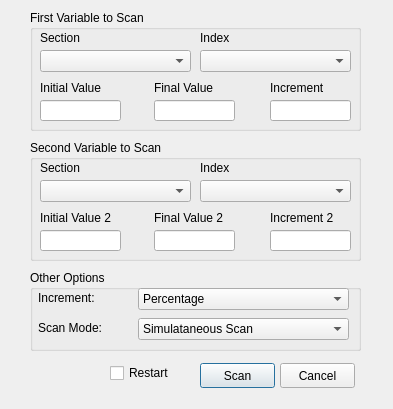
<?xml version="1.0" encoding="UTF-8"?>
<ui version="4.0">
 <class>ScanDialog</class>
 <widget class="QDialog" name="ScanDialog">
  <property name="geometry">
   <rect>
    <x>0</x>
    <y>0</y>
    <width>393</width>
    <height>409</height>
   </rect>
  </property>
  <property name="windowTitle">
   <string>Dialog</string>
  </property>
  <widget class="QPushButton" name="pushButton">
   <property name="geometry">
    <rect>
     <x>200</x>
     <y>363</y>
     <width>75</width>
     <height>25</height>
    </rect>
   </property>
   <property name="text">
    <string>Scan</string>
   </property>
  </widget>
  <widget class="QPushButton" name="pushButton_2">
   <property name="geometry">
    <rect>
     <x>280</x>
     <y>363</y>
     <width>75</width>
     <height>25</height>
    </rect>
   </property>
   <property name="text">
    <string>Cancel</string>
   </property>
  </widget>
  <widget class="QCheckBox" name="checkBox">
   <property name="geometry">
    <rect>
     <x>110</x>
     <y>363</y>
     <width>84</width>
     <height>20</height>
    </rect>
   </property>
   <property name="toolTip">
    <string>If this is checked then each subsequent run will use the restart files from the previous run</string>
   </property>
   <property name="text">
    <string>Restart </string>
   </property>
  </widget>
  <widget class="QGroupBox" name="groupBox">
   <property name="geometry">
    <rect>
     <x>30</x>
     <y>10</y>
     <width>331</width>
     <height>121</height>
    </rect>
   </property>
   <property name="title">
    <string>First Variable to Scan</string>
   </property>
   <widget class="QLineEdit" name="incrementLine">
    <property name="geometry">
     <rect>
      <x>240</x>
      <y>90</y>
      <width>81</width>
      <height>21</height>
     </rect>
    </property>
   </widget>
   <widget class="QLabel" name="label_3">
    <property name="geometry">
     <rect>
      <x>10</x>
      <y>70</y>
      <width>81</width>
      <height>16</height>
     </rect>
    </property>
    <property name="text">
     <string>Initial Value</string>
    </property>
   </widget>
   <widget class="QLabel" name="label_5">
    <property name="geometry">
     <rect>
      <x>240</x>
      <y>70</y>
      <width>81</width>
      <height>16</height>
     </rect>
    </property>
    <property name="text">
     <string>Increment</string>
    </property>
   </widget>
   <widget class="QComboBox" name="indexCombo">
    <property name="geometry">
     <rect>
      <x>170</x>
      <y>40</y>
      <width>151</width>
      <height>22</height>
     </rect>
    </property>
   </widget>
   <widget class="QLabel" name="label">
    <property name="geometry">
     <rect>
      <x>10</x>
      <y>20</y>
      <width>56</width>
      <height>15</height>
     </rect>
    </property>
    <property name="text">
     <string>Section</string>
    </property>
   </widget>
   <widget class="QLineEdit" name="finalLine">
    <property name="geometry">
     <rect>
      <x>124</x>
      <y>90</y>
      <width>81</width>
      <height>21</height>
     </rect>
    </property>
   </widget>
   <widget class="QLabel" name="label_2">
    <property name="geometry">
     <rect>
      <x>170</x>
      <y>20</y>
      <width>56</width>
      <height>15</height>
     </rect>
    </property>
    <property name="text">
     <string>Index</string>
    </property>
   </widget>
   <widget class="QLabel" name="label_4">
    <property name="geometry">
     <rect>
      <x>124</x>
      <y>70</y>
      <width>71</width>
      <height>16</height>
     </rect>
    </property>
    <property name="text">
     <string>Final Value</string>
    </property>
   </widget>
   <widget class="QLineEdit" name="initialLine">
    <property name="geometry">
     <rect>
      <x>10</x>
      <y>90</y>
      <width>81</width>
      <height>21</height>
     </rect>
    </property>
   </widget>
   <widget class="QComboBox" name="sectionCombo">
    <property name="geometry">
     <rect>
      <x>10</x>
      <y>40</y>
      <width>151</width>
      <height>22</height>
     </rect>
    </property>
   </widget>
  </widget>
  <widget class="QGroupBox" name="groupBox_3">
   <property name="geometry">
    <rect>
     <x>30</x>
     <y>140</y>
     <width>331</width>
     <height>121</height>
    </rect>
   </property>
   <property name="title">
    <string>Second Variable to Scan</string>
   </property>
   <widget class="QComboBox" name="sectionCombo_2">
    <property name="geometry">
     <rect>
      <x>10</x>
      <y>40</y>
      <width>151</width>
      <height>22</height>
     </rect>
    </property>
   </widget>
   <widget class="QComboBox" name="indexCombo_2">
    <property name="geometry">
     <rect>
      <x>170</x>
      <y>40</y>
      <width>151</width>
      <height>22</height>
     </rect>
    </property>
   </widget>
   <widget class="QLabel" name="label_9">
    <property name="geometry">
     <rect>
      <x>10</x>
      <y>20</y>
      <width>56</width>
      <height>15</height>
     </rect>
    </property>
    <property name="text">
     <string>Section</string>
    </property>
   </widget>
   <widget class="QLabel" name="label_10">
    <property name="geometry">
     <rect>
      <x>170</x>
      <y>20</y>
      <width>56</width>
      <height>15</height>
     </rect>
    </property>
    <property name="text">
     <string>Index</string>
    </property>
   </widget>
   <widget class="QLineEdit" name="finalLine2">
    <property name="geometry">
     <rect>
      <x>124</x>
      <y>90</y>
      <width>81</width>
      <height>21</height>
     </rect>
    </property>
   </widget>
   <widget class="QLabel" name="label_7">
    <property name="geometry">
     <rect>
      <x>10</x>
      <y>70</y>
      <width>81</width>
      <height>16</height>
     </rect>
    </property>
    <property name="text">
     <string>Initial Value 2</string>
    </property>
   </widget>
   <widget class="QLineEdit" name="initialLine2">
    <property name="geometry">
     <rect>
      <x>10</x>
      <y>90</y>
      <width>81</width>
      <height>21</height>
     </rect>
    </property>
   </widget>
   <widget class="QLabel" name="label_6">
    <property name="geometry">
     <rect>
      <x>240</x>
      <y>70</y>
      <width>81</width>
      <height>16</height>
     </rect>
    </property>
    <property name="text">
     <string>Increment 2</string>
    </property>
   </widget>
   <widget class="QLabel" name="label_8">
    <property name="geometry">
     <rect>
      <x>124</x>
      <y>70</y>
      <width>81</width>
      <height>16</height>
     </rect>
    </property>
    <property name="text">
     <string>Final Value 2</string>
    </property>
   </widget>
   <widget class="QLineEdit" name="incrementLine2">
    <property name="geometry">
     <rect>
      <x>240</x>
      <y>90</y>
      <width>81</width>
      <height>21</height>
     </rect>
    </property>
   </widget>
  </widget>
  <widget class="QGroupBox" name="groupBox_2">
   <property name="geometry">
    <rect>
     <x>30</x>
     <y>270</y>
     <width>331</width>
     <height>81</height>
    </rect>
   </property>
   <property name="title">
    <string>Other Options</string>
   </property>
   <widget class="QLabel" name="label_12">
    <property name="geometry">
     <rect>
      <x>8</x>
      <y>20</y>
      <width>91</width>
      <height>16</height>
     </rect>
    </property>
    <property name="text">
     <string>Increment:</string>
    </property>
   </widget>
   <widget class="QComboBox" name="comboBox">
    <property name="geometry">
     <rect>
      <x>108</x>
      <y>48</y>
      <width>211</width>
      <height>22</height>
     </rect>
    </property>
    <item>
     <property name="text">
      <string>Simulataneous Scan</string>
     </property>
    </item>
    <item>
     <property name="text">
      <string>Full Scan</string>
     </property>
    </item>
   </widget>
   <widget class="QComboBox" name="comboBox_2">
    <property name="geometry">
     <rect>
      <x>108</x>
      <y>18</y>
      <width>211</width>
      <height>22</height>
     </rect>
    </property>
    <item>
     <property name="text">
      <string>Percentage</string>
     </property>
    </item>
    <item>
     <property name="text">
      <string>Raw</string>
     </property>
    </item>
   </widget>
   <widget class="QLabel" name="label_11">
    <property name="geometry">
     <rect>
      <x>8</x>
      <y>50</y>
      <width>91</width>
      <height>16</height>
     </rect>
    </property>
    <property name="text">
     <string>Scan Mode:</string>
    </property>
   </widget>
  </widget>
 </widget>
 <resources/>
 <connections/>
</ui>
